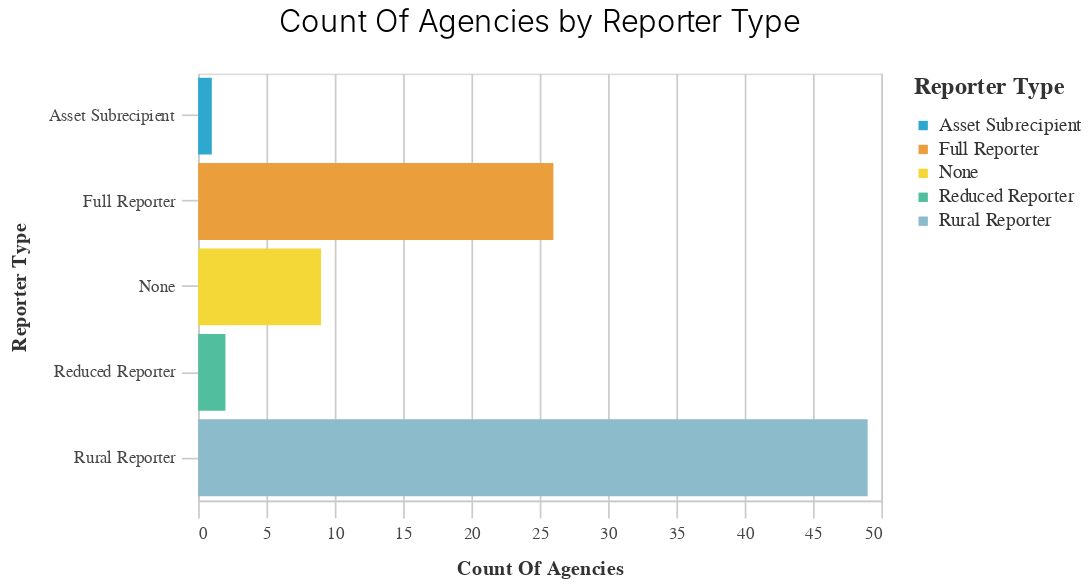

Notebook code cell kept with this figure:
### Code cell
_utils.basic_bar_chart(Reporter_type_agg,'Count_of_Agencies', 'reporter_type', 'reporter_type')

### Figure 1 — Vega-Lite specification as saved in the notebook (floating-point values rounded to 4 significant figures)
{"config": {"view": {"continuousWidth": 400, "continuousHeight": 300}, "axis": {"domainColor": "#cbcbcb", "grid": true, "gridColor": "#cbcbcb", "gridWidth": 1, "labelColor": "#474747", "labelFont": "Nunito Sans", "labelFontSize": 10, "labelPadding": 4, "tickColor": "#cbcbcb", "tickSize": 10, "titleColor": "#333", "titleFont": "Raleway", "titleFontSize": 12, "titlePadding": 10}, "axisBand": {"grid": false}, "background": "white", "font": "Raleway", "header": {"labelFont": "Nunito Sans", "titleFont": "Raleway"}, "legend": {"labelColor": "#333", "labelFont": "Nunito Sans", "labelFontSize": 11, "labelLimit": 0, "padding": 1, "symbolSize": 30, "symbolType": "square", "titleColor": "#333", "titleFont": "Raleway", "titleFontSize": 14, "titlePadding": 10}, "title": {"anchor": "middle", "font": "Raleway", "fontSize": 18, "fontWeight": 300, "offset": 20}}, "data": {"name": "data-44e2caecc339b87a6a0e0adeed3a9ffb"}, "mark": "bar", "encoding": {"color": {"field": "reporter_type", "legend": {"title": "Reporter Type"}, "scale": {"range": ["#2EA8CE", "#EB9F3C", "#F4D837", "#51BF9D", "#8CBCCB", "#9487C0"]}, "type": "nominal"}, "x": {"field": "Count_of_Agencies", "sort": "-y", "title": "Count Of Agencies", "type": "quantitative"}, "y": {"field": "reporter_type", "title": "Reporter Type", "type": "nominal"}}, "height": 250, "title": "Count Of Agencies by Reporter Type", "width": 400, "$schema": "https://vega.github.io/schema/vega-lite/v4.17.0.json", "datasets": {"data-44e2caecc339b87a6a0e0adeed3a9ffb": [{"reporter_type": "Asset Subrecipient", "Count_of_Agencies": 1}, {"reporter_type": "Full Reporter", "Count_of_Agencies": 26}, {"reporter_type": "None", "Count_of_Agencies": 9}, {"reporter_type": "Reduced Reporter", "Count_of_Agencies": 2}, {"reporter_type": "Rural Reporter", "Count_of_Agencies": 49}]}}
